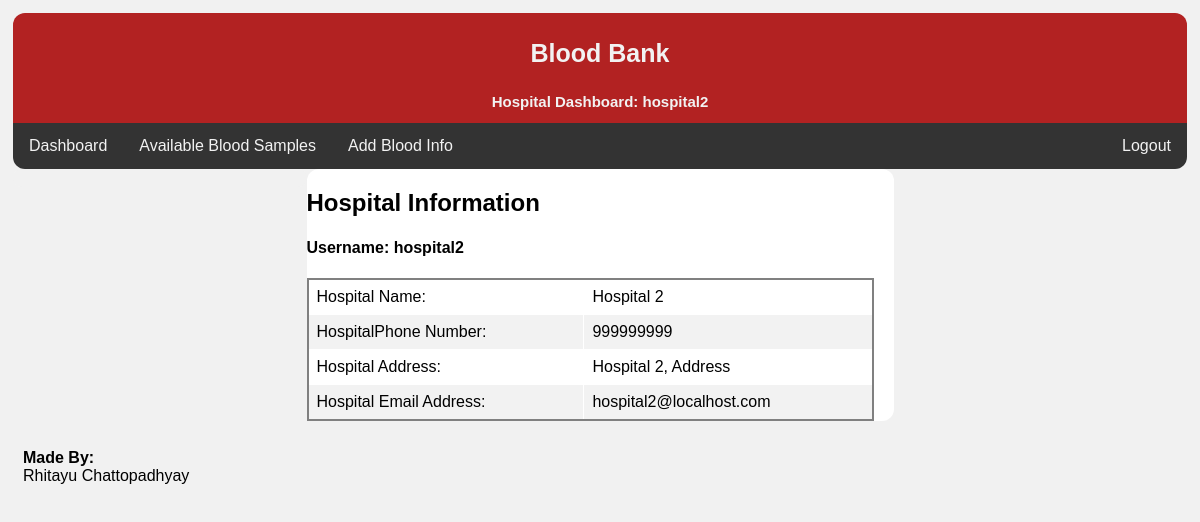
Screenshot of /hospital_info.php (signed in) with the database file from the repository.
### tables this page shows
CREATE TABLE `hospitals` (
  `username` varchar(50) NOT NULL,
  `hospital_name` varchar(50) NOT NULL,
  `hospital_phone_number` int(11) NOT NULL,
  `hospital_address` varchar(100) NOT NULL,
  `hospital_email_address` varchar(50) NOT NULL,
  PRIMARY KEY (`username`)
);

### hospital_info.php (called while the page is built, shortened)
<?php
	include('config.php');
	$username = $_SESSION['username'];
	$query_string = "select * from hospitals where username like '".$username."' ;";
	$result = $conn->query($query_string);
	$info_rows = $result->fetch_all();
	$name = $info_rows[0][1];
	$number= $info_rows[0][2];
	$address= $info_rows[0][3];
	$email= $info_rows[0][4];
?>
<?php
	include('templates/_header.php');
	include('templates/hospital_info.php');
	include('templates/_footer.php');
?>

### templates/hospital_info.php (the view, shortened to what this page needs)
<div class="header" style="padding: 1px">
			<h3> Blood Bank </h3>
			<h2 style = "font-size: 15px">Hospital Dashboard: <?php print_r($_SESSION['username'])?></h2>
	</div>
	<div class="topnav">
		<a href="hospital_dashboard.php">Dashboard</a>
		<a href="available_blood.php">Available Blood Samples</a>
		<a href="hospital_add_inventory.php">Add Blood Info</a>
		<a href="logout.php" style="float:right" value="submit">Logout</a>
	</div>
	<div class="row">
		<div class="leftcolumn" style="background-color: #f1f1f1">
		</div>
		<div class="leftcolumn"	style="width:50%">
			<table id="bloodbank" style="border-style:solid ; border-width:2px">
				<h2>Hospital Information</h2>
				<h4>Username: <?php echo $username?></h4>
				<tr>
					<td>Hospital Name:</td>
					<td><?php echo $name?></td>
				</tr>
				<tr>
					<td>HospitalPhone Number:</td>
					<td><?php echo $number?></td>
				</tr>
				<tr>
					<td>Hospital Address:</td>
					<td><?php echo $address?></td>
				</tr>
				<tr>
					<td>Hospital Email Address:</td>
					<td><?php echo $email?></b></td>
				</tr>
			</table>
		</div>
	</div>

### css/init.css (style rules this page uses)
* { box-sizing: border-box; }
body { font-family: Arial; padding: 5px; background: #f1f1f1; }
.row:after { content: ""; display: table; clear: both; }
.leftcolumn { float: left; width: 25%; padding-right: 20px; border-radius: 12px; background-color: #ffffff; }

### css/header.css (style rules this page uses)
.header { padding: 20px; text-align: center; background: #B22222; color: #f2f2f2; border-top-right-radius: 12px; border-top-left-radius: 12px; }
.header h2 { font-size: 20px; }
.header h3 { font-size: 25px; }
.header h2 { font-size: 10px; }

### css/navigation.css (style rules this page uses)
.topnav { overflow: hidden; background-color: #333; border-bottom-right-radius: 12px; border-bottom-left-radius: 12px; }
.topnav a { float: left; display: block; color: #f2f2f2; text-align: center; padding: 14px 16px; text-decoration: none; }

### css/table.css (style rules this page uses)
#bloodbank { font-family: Arial, Helvetica, sans-serif; border-collapse: collapse; width: 100%; }
#bloodbank td, #bloodbank th { border: 1px solid #fff; padding: 8px; }
#bloodbank tr:nth-child(even) { background-color: #f2f2f2; }

### rows the page displays
hospitals: hospital_name "Hospital 2", hospital_phone_number "999999999", hospital_address "Hospital 2, Address", hospital_email_address "hospital2@localhost.com"

### other values shown
$username "hospital2"
